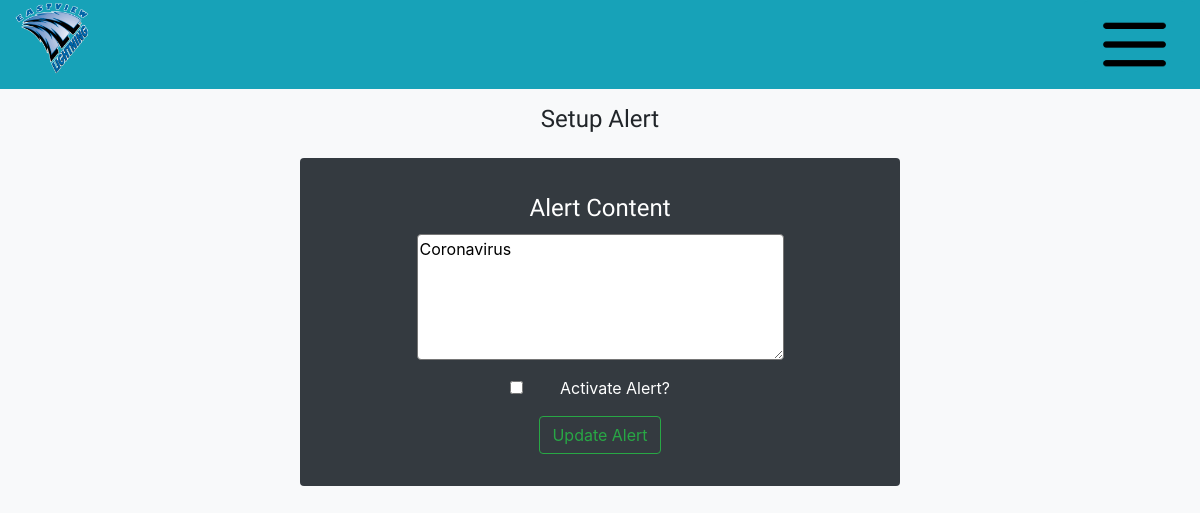
Before: /AdminPage/Alert (signed in) with the older database file.
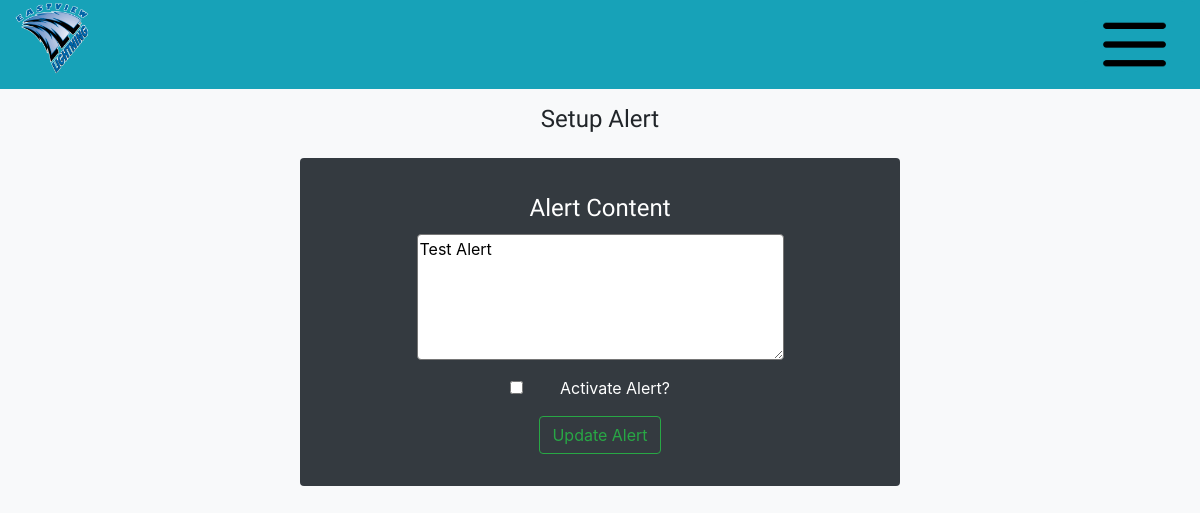
After: the same page with the newer database file.
### MainPage/models.py (models this page shows)
class Alert(models.Model):
    text = models.TextField(blank=True)
    active = models.BooleanField(default=False)

### AdminConsole/views.py (the view)
# urls.py: path('AdminPage/Alert',Admin_views.AlertAdd,name="Alert"),
def AlertAdd(request):
    if request.user.is_staff:
        if request.method == "POST":
            if Alert.objects.all().count() == 0:
                newAlert = Alert()
            else:
                newAlert = Alert.objects.all().first()
            if request.POST.get("checkbox",False)=="on":
                newAlert.active = True
            else:
                newAlert.active = False
            if len(request.POST.get("textfield")) == 0:
                newAlert.text = ""
            else:
                newAlert.text = request.POST.get("textfield")
            newAlert.save()
            messages.success(request,f"Alert was successfully updated.")
            context = {
                "Alert":newAlert
            }
            return render(request,'AdminConsole/Alert.html',context)
        else:
            if Alert.objects.all().count() == 0:
                newAlert = Alert()
            else:
                newAlert = Alert.objects.all().first()
            context = {
                "Alert":newAlert
            }
            return render(request,'AdminConsole/Alert.html',context)
    else:
        return redirect('MainPage')

### templates/AdminConsole/Alert.html (shortened to what this page needs)
{% load static %}
<!DOCTYPE html>
<html>
    <head>
        <link rel="stylesheet" href="https://stackpath.bootstrapcdn.com/bootstrap/4.3.1/css/bootstrap.min.css">
        <link rel="stylesheet" href="//cdnjs.cloudflare.com/ajax/libs/jasny-bootstrap/4.0.0/css/jasny-bootstrap.min.css">
        <link rel="stylesheet" href="{% static 'MainPage/style.css' %}">
        <link href="//maxcdn.bootstrapcdn.com/bootstrap/4.0.0/css/bootstrap.min.css" rel="stylesheet" id="bootstrap-css">
    </head>
    <body class="bg-light">
        <div class="container-fluid px-0">
            <div class="row d-flex align-items-center bg-info mx-0">
                <div class="col align-self-start">
                    <img src="{% static 'MainPage/EVHS_Logo.png' %}" class="Logo">
                </div>
                <div class="col align-self-center">
                </div>
                <div class="col align-self-end justify-content-end">
                    <button class="Menu btn btn-info float-right"><img src="{% static 'MainPage/Menu.png' %}" class="Logo"></button>
                </div>
            </div>
        </div>
        <div class="container-fluid bg-light d-flex justify-content-center px-0 mt-3">
            <h1 class="display title">Setup Alert</h1>
        </div>
        <div class="container-fluid px-0 mb-4 bg-light">
            <div class="row mx-0 d-flex justify-content-center">
                <div class="col-md-6 col-sm-12 align-self-center mt-3 mx-2 bg-dark rounded d-flex justify-content-center">
                    <form method="POST" class="container-fluid">
                        <fieldset class="form-group row mt-3 mx-0 justify-content-center align-items-center">
                            <div class="row mt-3 mx-0 justify-content-center align-items-center">
                                <label class="TextfieldLabel text-white title">Alert Content</label>
                                <textarea name="textfield" class="Textfield w-100 mx-5 rounded d-inline" rows="5">{{Alert.text}}</textarea>
                            </div>
                            <div class="row mt-3 mx-0 justify-content-center">
                                <div class="col-auto mx-0">
                                    {% if Alert.active %}
                                    <input class="form-check-input d-inline-block" type="checkbox" name="checkbox" id="checkbox" checked>
                                    {% else %}
                                    <input class="form-check-input d-inline-block" type="checkbox" name="checkbox" id="checkbox">
                                    {% endif %}
                                </div>
                                <div class="col-auto mx-0">
                                    <label class="form-check-label text-white" for="checkbox">Activate Alert?</label>
                                </div>
                            </div>
                        </fieldset>
                        <div class="form-group">
                            <div class="row justify-content-center align-items-center">
                                <button class="btn btn-outline-success" type="submit">Update Alert</button>
                            </div>
                        </div>
                    </form>
                </div>
            </div>
        </div>
    </body>
</html>

Changed rows visible on the page:
changed Alert: textfield "Coronavirus" → "Test Alert"
